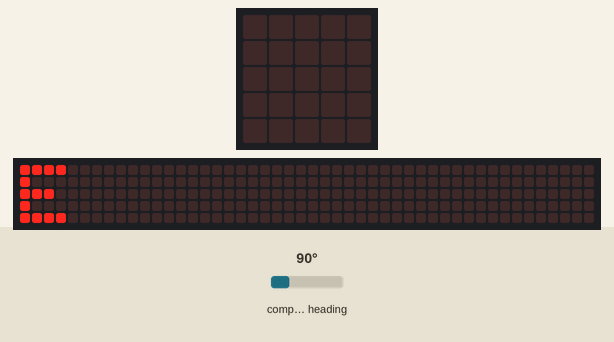
This program was run on a simulated BBC micro:bit running MicroPython. On the bench: the board's 5×5 LED display, a strip that is not on the board, showing the scrolling text unrolled. The test bench sets the inputs (shaded band); at power-on: compass heading 90°. The 48×5 strip is a reading aid, not a part: it shows the text the display is scrolling, unrolled, one strip-width of it at a time; the compass is already calibrated.

Above: at 1.37 s.
1.4 s: compass heading set to 7°
At 2.02 s:
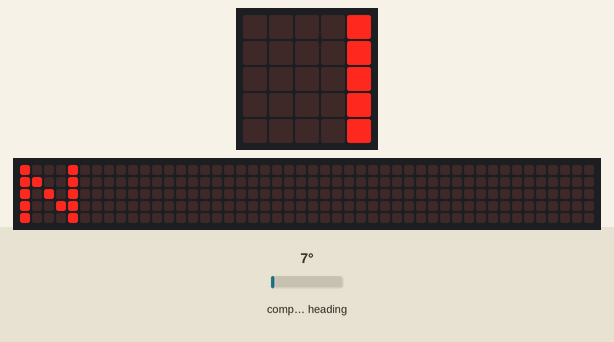
3.9 s: compass heading set to 180°
At 4.02 s:
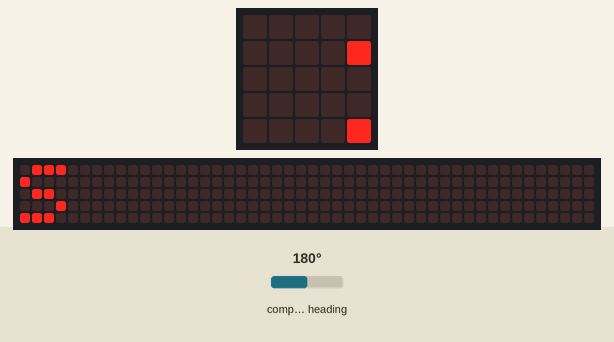
6.4 s: compass heading set to 269°
At 7.72 s:
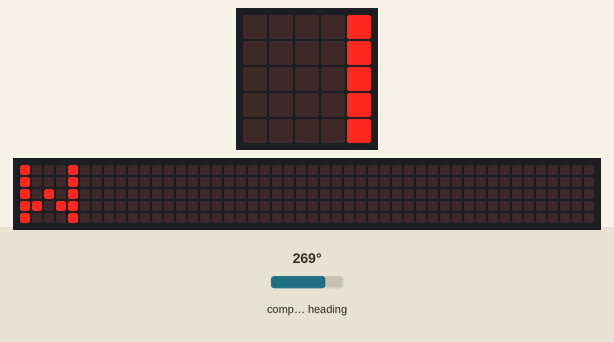
9.6 s: compass heading set to 90°
At 9.72 s:
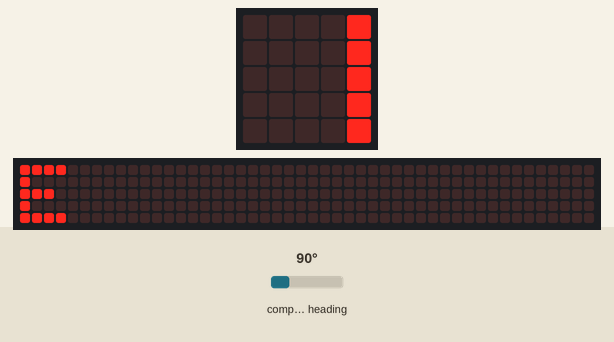
12.1 s: compass heading set to 352°
At 13.57 s:
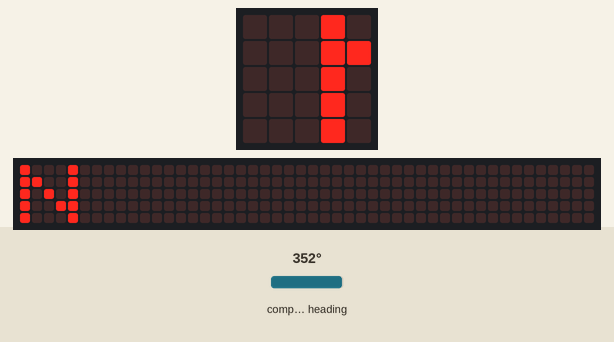

Measured:
- after the input at 1.4 s, the display: first differs from a run without the input after 0.55 s (image 1)
- after the input at 3.9 s, the display: changes after 0.05 s (image 2)
- after the input at 6.4 s, the display: first differs from a run without the input after 1.3 s (image 3)
- after the input at 9.6 s, the display: changes after 0.05 s (image 4)
- after the input at 12.1 s, the display: first differs from a run without the input after 1.3 s (image 5 shows a later state)

The program:

compass-point.py
```python
"""Turn a compass heading in degrees into one of eight compass points."""
from microbit import *

NAMES = ["N", "NE", "E", "SE", "S", "SW", "W", "NW"]


def point(heading):
    # Each point owns a 45-degree slice centred on it, so N covers 338..22.
    # Adding half a slice (22.5) before dividing by 45 rounds to the nearest
    # point; doubling everything keeps it in whole numbers: 2h + 45 over 90.
# >>> BLANK id=index level=3 hint="一行赋值给 index：整数算术，不用 round()、不用 / || 括号里是 heading 乘 2 再加 45（heading * 2 写在前面），然后整除 90 || 这等于 (heading + 22.5) // 45，只是全乘了 2，免得出现小数" hintEn="One assignment to index: whole-number arithmetic, no round(), no / || In brackets, heading times 2 plus 45 (heading * 2 first), then whole-number division by 90 || That is (heading + 22.5) // 45 with everything doubled, so no fractions appear"
    index = (heading * 2 + 45) // 90
# <<< BLANK
    # 338..359 (and 360) give index 8, which wraps back round to N.
# >>> BLANK id=wrap level=1 hint="一行 return：用 index 除以 8 的余数去 NAMES 里取名字（直接写数字 8，不用 len()）" hintEn="One return line: look the name up in NAMES using the remainder of index divided by 8 (write the number 8, not len())"
    return NAMES[index % 8]
# <<< BLANK


def main():
    compass.calibrate()      # scroll a message, then tilt to fill the screen
    while True:
        display.scroll(point(compass.heading()))
        sleep(500)


if __name__ == "__main__":
    main()
```
